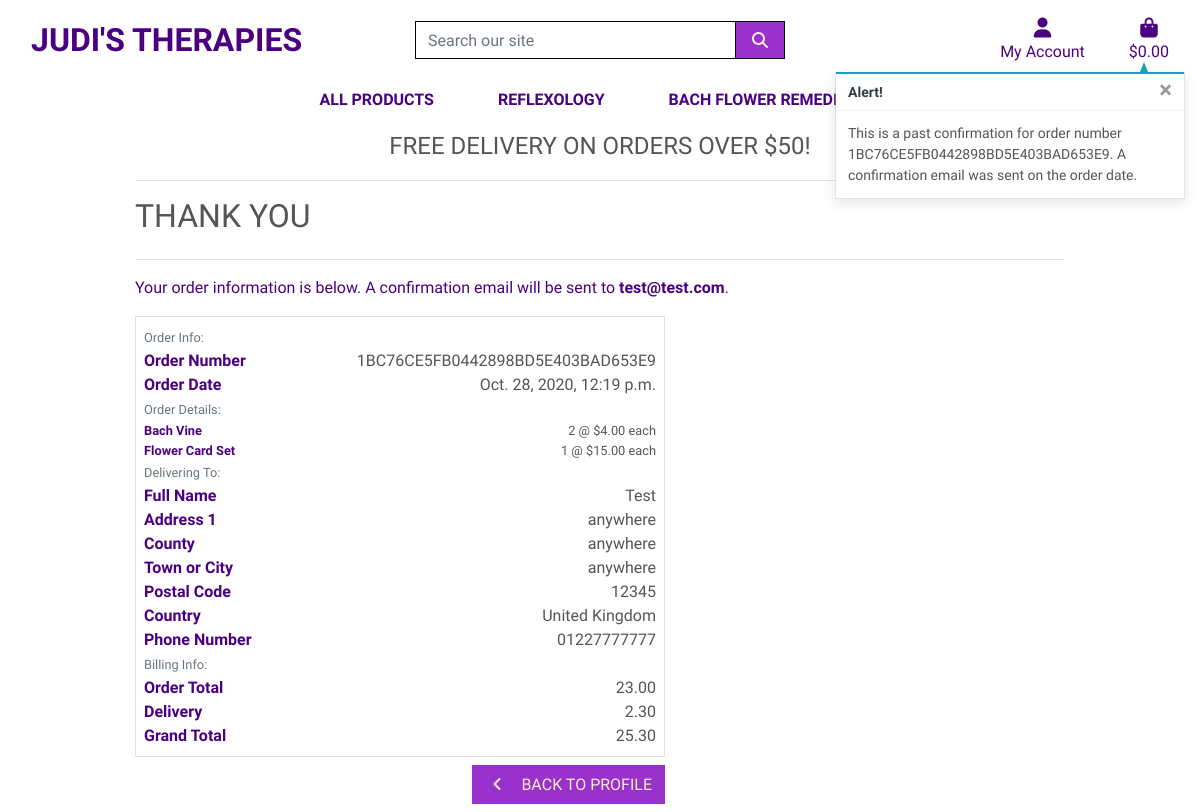
Screenshot of /profile/order_history/1BC76CE5FB0442898BD5E403BAD653E9 with the database file from the repository.
### checkout/models.py (models this page shows, shortened)
class Order(models.Model):
    order_number = models.CharField(max_length=32, null=False, editable=False)
    user_profile = models.ForeignKey(UserProfile, on_delete=models.SET_NULL,
                                     null=True, blank=True, related_name='orders')
    full_name = models.CharField(max_length=50, null=False, blank=False)
    email = models.EmailField(max_length=254, null=False, blank=False)
    phone_number = models.CharField(max_length=20, null=False, blank=False)
    country = CountryField(blank_label='Country *', null=False, blank=False)
    postcode = models.CharField(max_length=20, null=True, blank=True)
    town_or_city = models.CharField(max_length=40, null=False, blank=False)
    street_address1 = models.CharField(max_length=80, null=False, blank=False)
    street_address2 = models.CharField(max_length=80, null=True, blank=True)
    county = models.CharField(max_length=80, null=True, blank=True)
    date = models.DateTimeField(auto_now_add=True)
    delivery_cost = models.DecimalField(max_digits=6, decimal_places=2, null=False, default=0)
    order_total = models.DecimalField(max_digits=10, decimal_places=2, null=False, default=0)
    grand_total = models.DecimalField(max_digits=10, decimal_places=2, null=False, default=0)
    original_bag = models.TextField(null=False, blank=False, default='')
    stripe_pid = models.CharField(max_length=254, null=False, blank=False, default='')

class OrderLineItem(models.Model):
    order = models.ForeignKey(Order, null=False, blank=False, on_delete=models.CASCADE, related_name='lineitems')
    product = models.ForeignKey(Product, null=False, blank=False, on_delete=models.CASCADE)
    product_size = models.CharField(max_length=2, null=True, blank=True) # XS, S, M, L, XL
    quantity = models.IntegerField(null=False, blank=False, default=0)
    lineitem_total = models.DecimalField(max_digits=6, decimal_places=2, null=False, blank=False, editable=False)

### products/models.py (models this page shows, shortened)
class Product(models.Model):
    category = models.ForeignKey('Category', null=True, blank=True, on_delete=models.SET_NULL)
    sku = models.CharField(max_length=254, null=True, blank=True)
    name = models.CharField(max_length=254)
    description = models.TextField()
    price = models.DecimalField(max_digits=6, decimal_places=2)
    has_sizes = models.BooleanField(default=False, null=True, blank=True)
    rating = models.DecimalField(max_digits=6, decimal_places=2, null=True, blank=True)
    image = models.ImageField(null=True, blank=True)

### profiles/views.py (the view)
# urls.py: path('order_history/<order_number>', views.order_history, name='order_history'),
def order_history(request, order_number):
    order = get_object_or_404(Order, order_number=order_number)
    messages.info(request, (
        f'This is a past confirmation for order number {order_number}. '
        'A confirmation email was sent on the order date.'
    ))
    template = 'checkout/checkout_success.html'
    context = {
        'order': order,
        'from_profile': True,
    }
    return render(request, template, context)

### bag/contexts.py (called while the page is built, shortened)
def bag_contents(request):
    bag_items = []
    total = 0
    product_count = 0
    bag = request.session.get('bag', {})
    if total < settings.FREE_DELIVERY_THRESHOLD:
        delivery = total * Decimal(settings.STANDARD_DELIVERY_PERCENTAGE / 100)
        free_delivery_delta = settings.FREE_DELIVERY_THRESHOLD - total
    else:
        delivery = 0
        free_delivery_delta = 0
    grand_total = delivery + total
    context = {
        'bag_items': bag_items,
        'total': total,
        'product_count': product_count,
        'delivery': delivery,
        'free_delivery_delta': free_delivery_delta,
        'free_delivery_threshold': settings.FREE_DELIVERY_THRESHOLD,
        'grand_total': grand_total,
    }
    return context

### checkout/templates/checkout/checkout_success.html (shortened to what this page needs)
<!DOCTYPE html>
{% extends "base.html" %}
{% load static %}
{% block extra_css %}
    <link rel="stylesheet" href="{% static 'checkout/css/checkout.css' %}">
{% endblock %}
{% block page_header %}
    <div class="container header-container">
    </div>
{% endblock %}
{% block content %}
    <div class="overlay"></div>
    <div class="container">
        <div class="row">
            <div class="col">
                <hr>
                <h2 class="logo-font mb-4">Thank You</h2>
                <hr>
                <p class="text-black">Your order information is below. A confirmation email will be sent to <strong>{{ order.email }}</strong>.</p>
            </div>
        </div>
        <div class="row">
            <div class="col-12 col-lg-7">
                <div class="order-confirmation-wrapper p-2 border">
                    <div class="row">
                        <div class="col">
                            <small class="text-muted">Order Info:</small>
                        </div>
                    </div>
                    <div class="row">
                        <div class="col-12 col-md-4">
                            <p class="mb-0 text-black font-weight-bold">Order Number</p>
                        </div>
                        <div class="col-12 col-md-8 text-md-right">
                            <p class="mb-0">{{ order.order_number }}</p>
                        </div>
                    </div>
                    <div class="row">
                        <div class="col-12 col-md-4">
                            <p class="mb-0 text-black font-weight-bold">Order Date</p>
                        </div>
                        <div class="col-12 col-md-8 text-md-right">
                            <p class="mb-0">{{ order.date }}</p>
                        </div>
                    </div>
                    <div class="row">
                        <div class="col">
                            <small class="text-muted">Order Details:</small>
                        </div>
                    </div>
                    {% for item in order.lineitems.all %}
                    <div class="row">
                        <div class="col-12 col-md-4">
                            <p class="small mb-0 text-black font-weight-bold">
                                {{ item.product.name }}{% if item.product_size %} - Size {{ item.product.size|upper }}{% endif %}
                            </p>
                        </div>
                        <div class="col-12 col-md-8 text-md-right">
                            <p class="small mb-0">{{ item.quantity }} @ ${{ item.product.price }} each</p>
                        </div>
                    </div>
                    {% endfor %}
                    <div class="row">
                        <div class="col">
                            <small class="text-muted">Delivering To:</small>
                        </div>
                    </div>
                    <div class="row">
                        <div class="col-12 col-md-4">
                            <p class="mb-0 text-black font-weight-bold">Full Name</p>
                        </div>
                        <div class="col-12 col-md-8 text-md-right">
                            <p class="mb-0">{{ order.full_name }}</p>
                        </div>
                    </div>
                    <div class="row">
                        <div class="col-12 col-md-4">
                            <p class="mb-0 text-black font-weight-bold">Address 1</p>
                        </div>
                        <div class="col-12 col-md-8 text-md-right">
                            <p class="mb-0">{{ order.street_address1 }}</p>
                        </div>
                    </div>
                    {% if order.county %}
                    <div class="row">
                        <div class="col-12 col-md-4">
                            <p class="mb-0 text-black font-weight-bold">County</p>
                        </div>
                        <div class="col-12 col-md-8 text-md-right">
                            <p class="mb-0">{{ order.county }}</p>
                        </div>
                    </div>
                    {% endif %}
                    <div class="row">
                        <div class="col-12 col-md-4">
                            <p class="mb-0 text-black font-weight-bold">Town or City</p>
                        </div>
                        <div class="col-12 col-md-8 text-md-right">
                            <p class="mb-0">{{ order.town_or_city }}</p>
                        </div>
                    </div>
                    {% if order.postcode %}
                    <div class="row">
                        <div class="col-12 col-md-4">
                            <p class="mb-0 text-black font-weight-bold">Postal Code</p>
                        </div>
                        <div class="col-12 col-md-8 text-md-right">
                            <p class="mb-0">{{ order.postcode }}</p>
                        </div>
                    </div>
                    {% endif %}
                    <div class="row">
                        <div class="col-12 col-md-4">
                            <p class="mb-0 text-black font-weight-bold">Country</p>
                        </div>
                        <div class="col-12 col-md-8 text-md-right">
                            <p class="mb-0">{{ order.country }}</p>
                        </div>
                    </div>
                    <div class="row">
                        <div class="col-12 col-md-4">
                            <p class="mb-0 text-black font-weight-bold">Phone Number</p>
                        </div>
                        <div class="col-12 col-md-8 text-md-right">
                            <p class="mb-0">{{ order.phone_number }}</p>
                        </div>
                    </div>
                    <div class="row">
                        <div class="col">
                            <small class="text-muted">Billing Info:</small>
                        </div>
                    </div>
                    <div class="row">
                        <div class="col-12 col-md-4">
                            <p class="mb-0 text-black font-weight-bold">Order Total</p>
                        </div>
                        <div class="col-12 col-md-8 text-md-right">
                            <p class="mb-0">{{ order.order_total }}</p>
                        </div>
                    </div>
                    <div class="row">
                        <div class="col-12 col-md-4">
                            <p class="mb-0 text-black font-weight-bold">Delivery</p>
                        </div>
                        <div class="col-12 col-md-8 text-md-right">
                            <p class="mb-0">{{ order.delivery_cost }}</p>
                        </div>
                    </div>
                    <div class="row">
                        <div class="col-12 col-md-4">
                            <p class="mb-0 text-black font-weight-bold">Grand Total</p>
                        </div>
                        <div class="col-12 col-md-8 text-md-right">
                            <p class="mb-0">{{ order.grand_total }}</p>
                        </div>
                    </div>
                </div>
            </div>
        </div>
        <div class="row">
			<div class="col-12 col-lg-7 text-right">
                {% if from_profile %}
                    <a href="{% url 'profile' %}" class="btn btn-black rounded-0 my-2">
                        <span class="icon mr-2">
                            <i class="fas fa-angle-left"></i>
                        </span>
                        <span class="text-uppercase">Back to Profile</span>
                    </a>
                {% endif %}
			</div>
		</div>
    </div>
{% endblock %}

### static/css/base.css (style rules this page uses)
html { height: 100%; }
body { background: url('/media/Reflexology-Image2.jpg') no-repeat center center fixed; background-size: cover; height: calc(100vh - 164px); color: #555; font-family: 'Kalam'; }
.icon { align-items: center; display: inline-flex; justify-content: center; height: 1.5rem; width: 1.5rem; }
.logo-font { text-transform: uppercase; }
.btn-black { background: #9932CC; color: #FAEBD7; }
.text-black { color: #4B0082 !important; }
.overlay { height: 100%; width: 100%; top: 0; left: 0; position: fixed; background: white; z-index: -1; }
@media (min-width: 1200px) { .container { max-width: 80%; } }
@media (min-width: 992px) { .header-container { padding-top: 164px; } }

### rows the page displays
Order: email "test@test.com", order_number "1BC76CE5FB0442898BD5E403BAD653E9", date "Oct. 28, 2020, 12:19 p.m.", full_name "Test", street_address1 "anywhere", county "anywhere", town_or_city "anywhere", postcode "12345", country "United Kingdom", phone_number "01227777777", order_total "23.00", delivery_cost "2.30", grand_total "25.30"
OrderLineItem: product.name "Bach Vine", quantity "2", product.price "4.00"
OrderLineItem: product.name "Flower Card Set", quantity "1", product.price "15.00"

### other values shown
{{ free_delivery_threshold }} "50"
{{ message }} "This is a past confirmation for order number 1BC76CE5FB0442898BD5E403BAD653E9. A confirmation email was sent on the order date."
